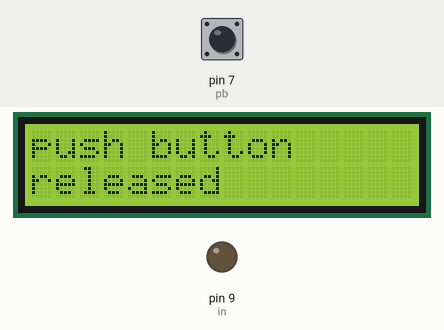
This sketch was run on a simulated Arduino Uno, built with avr-gcc and run on an emulated ATmega328P. Shown: 16×2 character LCD, output pins drawn as LEDs (lit = HIGH). The inputs (shaded band) are chosen by the test bench; at power-on: pin 7 (pb) HIGH.

Above: at 1.2 s.
1.3 s: pin 7 (pb) pulled LOW for 0.15 s
At 1.38 s:
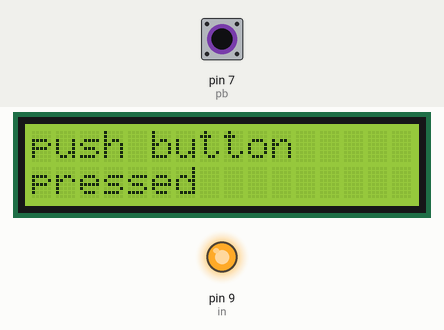
2.9 s: pin 7 (pb) pulled LOW for 3.2 s
At 7.1 s:
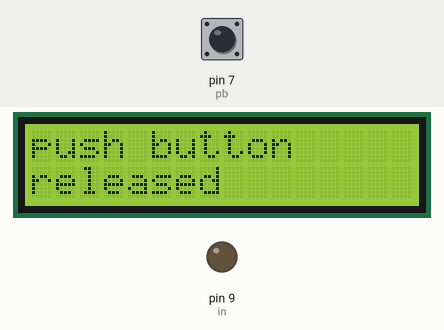
Timing chart, 0 to 8.6 s (numbered marks = the images above; inputs shaded):
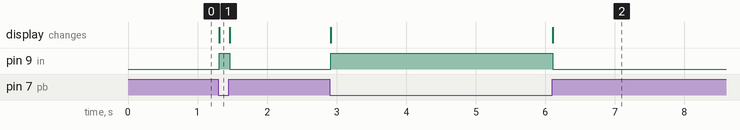

Measured:
- after the input at 1.3 s, pin 9 (in): LOW → HIGH at once, → LOW 0.15 s later; the display: changes at once (image 1)
- after the input at 2.9 s, pin 9 (in): LOW → HIGH at once, → LOW 3.2 s later; the display: first changes at once (image 2 shows a later state)

The sketch:

lcdpb.ino
```cpp
/*
  LiquidCrystal Library - Hello World

 Demonstrates the use a 16x2 LCD display.  The LiquidCrystal
 library works with all LCD displays that are compatible with the
 Hitachi HD44780 driver. There are many of them out there, and you
 can usually tell them by the 16-pin interface.

 This sketch prints "Hello World!" to the LCD
 and shows the time.

  The circuit:
 * LCD RS pin to digital pin 12
 * LCD Enable pin to digital pin 11
 * LCD D4 pin to digital pin 5
 * LCD D5 pin to digital pin 4
 * LCD D6 pin to digital pin 3
 * LCD D7 pin to digital pin 2
 * LCD R/W pin to ground
 * LCD VSS pin to ground
 * LCD VCC pin to 5V


*/

// include the library code:
#include <LiquidCrystal.h>
#define pb 7
#define in 9
// initialize the library by associating any needed LCD interface pin
// with the arduino pin number it is connected to
const int rs = 12, en = 11, d4 = 5, d5 = 4, d6 = 3, d7 = 2;
LiquidCrystal lcd(rs, en, d4, d5, d6, d7);

void setup() {
  // set up the LCD's number of columns and rows:
  lcd.begin(16, 2);
  // Print a message to the LCD.
  pinMode(pb,INPUT_PULLUP);
  lcd.print("push button");
  pinMode(in,OUTPUT);
}

void loop() {
  // set the cursor to column 0, line 1
  // (note: line 1 is the second row, since counting begins with 0):

  if(digitalRead(pb)==LOW)
  {
    delay(10);
    lcd.setCursor(0, 1);
    lcd.print("pressed  ");
    digitalWrite(in,HIGH);

  }else{
    lcd.setCursor(0, 1);
    lcd.print("released");
    digitalWrite(in,LOW);
  }


}
```
